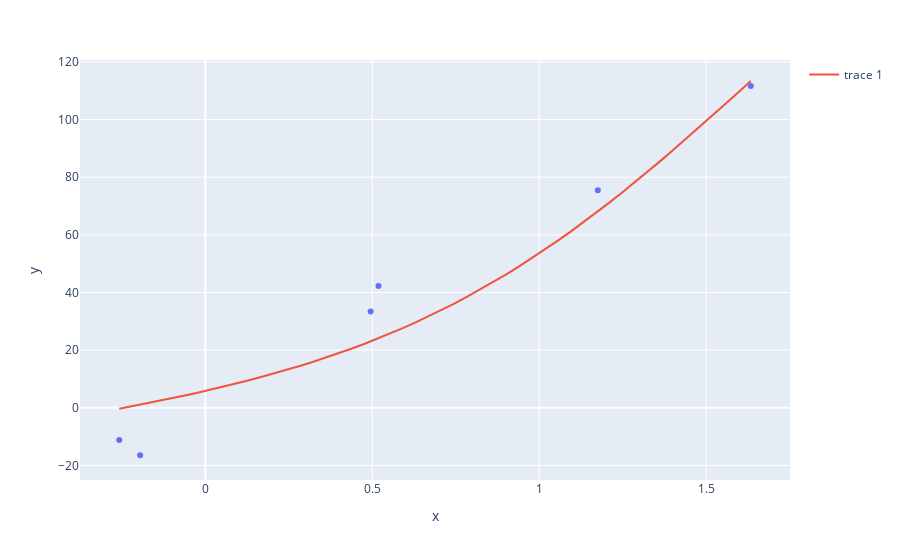

Write notebook code for a chart like this one.
### Code cell
def loss_func_l2(w):
    return ((X_pol @ w - y) ** 2).sum() + (w ** 2).sum()

w_opt = minimize(loss_func_l2, [1] * X_pol.shape[1])['x']
x_axis = np.linspace(X.min(), X.max(), 50)
y_axis = PolynomialFeatures(degree).fit_transform(x_axis.reshape(-1, 1)) @ w_opt
fig = px.scatter({'x': X.reshape(-1), 'y': y}, x='x', y='y')
fig = fig.add_scatter(x=x_axis, y=y_axis, mode='lines')
fig.show()
print(np.round(w_opt, 4))

### Figure 1 — Plotly figure (JSON) as saved in the notebook; plotly's stock layout.template omitted (floating-point values rounded to 4 significant figures)
{"data": [{"hovertemplate": "x=%{x}<br>y=%{y}<extra></extra>", "legendgroup": "", "marker": {"color": "#636efa", "symbol": "circle"}, "mode": "markers", "name": "", "orientation": "v", "showlegend": false, "type": "scatter", "x": [1.633, 1.175, -0.1953, 0.495, 0.5187, -0.2579], "xaxis": "x", "y": [111.7, 75.43, -16.47, 33.44, 42.24, -11.15], "yaxis": "y"}, {"mode": "lines", "type": "scatter", "x": [-0.2579, -0.2193, -0.1807, -0.1421, -0.1035, -0.06487, -0.02627, 0.01233, 0.05092, 0.08952, 0.1281, 0.1667, 0.2053, 0.2439, 0.2825, 0.3211, 0.3597, 0.3983, 0.4369, 0.4755, 0.5141, 0.5527, 0.5913, 0.6299, 0.6685, 0.7071, 0.7457, 0.7843, 0.8229, 0.8615, 0.9001, 0.9387, 0.9773, 1.016, 1.054, 1.093, 1.132, 1.17, 1.209, 1.247, 1.286, 1.325, 1.363, 1.402, 1.44, 1.479, 1.518, 1.556, 1.595, 1.633], "y": [-0.3564, 0.503, 1.384, 2.289, 3.218, 4.176, 5.163, 6.182, 7.238, 8.331, 9.467, 10.65, 11.88, 13.16, 14.5, 15.89, 17.35, 18.88, 20.48, 22.15, 23.9, 25.72, 27.64, 29.63, 31.72, 33.9, 36.17, 38.54, 41.01, 43.57, 46.23, 49.0, 51.86, 54.82, 57.89, 61.05, 64.3, 67.65, 71.09, 74.62, 78.22, 81.91, 85.67, 89.49, 93.38, 97.31, 101.3, 105.3, 109.3, 113.4]}], "layout": {"legend": {"tracegroupgap": 0}, "margin": {"t": 60}, "xaxis": {"anchor": "y", "domain": [0, 1], "title": {"text": "x"}}, "yaxis": {"anchor": "x", "domain": [0, 1], "title": {"text": "y"}}}}
